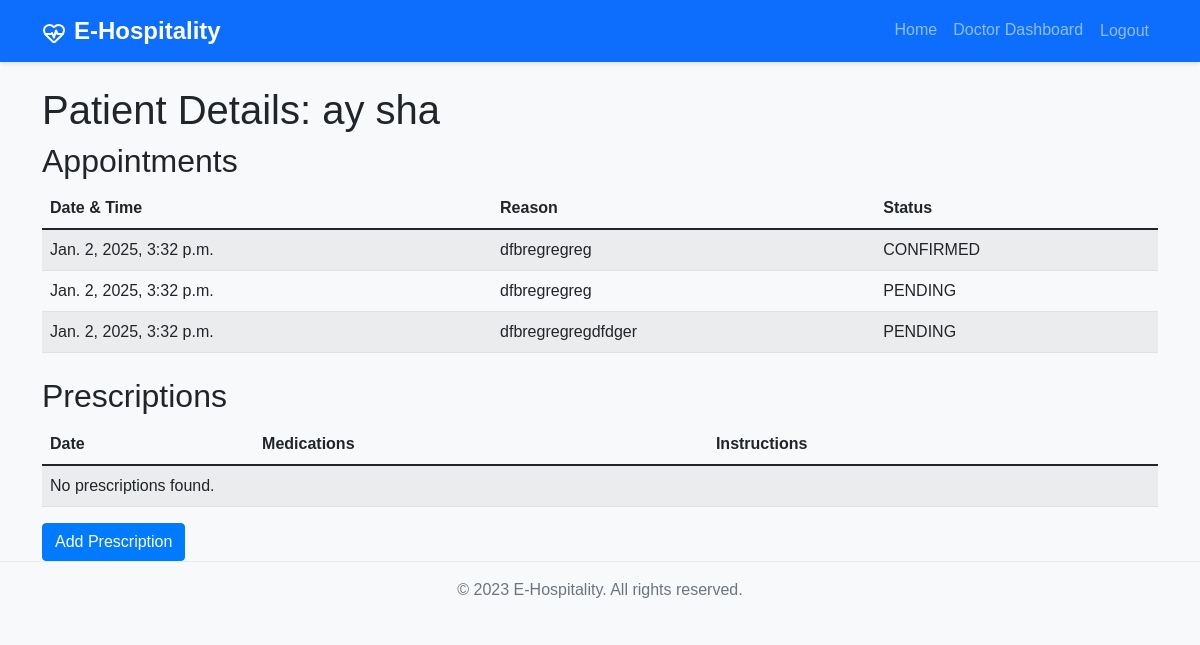
The page /doctor/patient/1/ (signed in) on the database its author committed.
### patient/models.py (models this page shows, shortened)
class Patient(models.Model):
    user = models.OneToOneField(User, on_delete=models.CASCADE)
    date_of_birth = models.DateField()
    address = models.TextField()
    phone_number = models.CharField(max_length=15)

class Appointment(models.Model):
    patient = models.ForeignKey(Patient, on_delete=models.CASCADE)
    doctor = models.ForeignKey('doctor.Doctor', on_delete=models.CASCADE)
    date_time = models.DateTimeField()
    reason = models.TextField()
    status = models.CharField(max_length=20, choices=[
        ('PENDING', 'Pending'),
        ('CONFIRMED', 'Confirmed'),
        ('REJECTED', 'Rejected'),
        ('CANCELLED', 'Cancelled'),
    ], default='PENDING')
    payment_intent_id = models.CharField(max_length=255, blank=True, null=True)
    payment_status = models.CharField(max_length=20, choices=[
        ('PENDING', 'Pending'),
        ('PAID', 'Paid'),
        ('FAILED', 'Failed'),
    ], default='PENDING')

### doctor/views.py (the view)
# urls.py: path('patient/<int:patient_id>/', views.patient_details, name='patient_details'),
@login_required
@user_passes_test(is_doctor)
def patient_details(request, patient_id):
    doctor = request.user.doctor
    patient = get_object_or_404(Patient, id=patient_id)
    appointments = Appointment.objects.filter(doctor=doctor, patient=patient).order_by('-date_time')
    prescriptions = Prescription.objects.filter(doctor=doctor, patient=patient).order_by('-date')
    return render(request, 'doctor/patient_details.html', {
        'patient': patient,
        'appointments': appointments,
        'prescriptions': prescriptions,
    })

### doctor/views.py (called while the page is built)
def is_doctor(user):
    return user.is_authenticated and hasattr(user, 'doctor')

### templates/doctor/patient_details.html (shortened to what this page needs)
{% extends 'base.html' %}
{% block content %}
<h1>Patient Details: {{ patient.user.get_full_name }}</h1>
<h2>Appointments</h2>
<table class="table table-striped">
    <thead>
        <tr>
            <th>Date & Time</th>
            <th>Reason</th>
            <th>Status</th>
        </tr>
    </thead>
    <tbody>
        {% for appointment in appointments %}
        <tr>
            <td>{{ appointment.date_time }}</td>
            <td>{{ appointment.reason }}</td>
            <td>{{ appointment.status }}</td>
        </tr>
        {% empty %}
        <tr>
            <td colspan="3">No appointments found.</td>
        </tr>
        {% endfor %}
    </tbody>
</table>
<h2 class="mt-4">Prescriptions</h2>
<table class="table table-striped">
    <thead>
        <tr>
            <th>Date</th>
            <th>Medications</th>
            <th>Instructions</th>
        </tr>
    </thead>
    <tbody>
        {% for prescription in prescriptions %}
        <tr>
            <td>{{ prescription.date }}</td>
            <td>{{ prescription.medications }}</td>
            <td>{{ prescription.instructions }}</td>
        </tr>
        {% empty %}
        <tr>
            <td colspan="3">No prescriptions found.</td>
        </tr>
        {% endfor %}
    </tbody>
</table>
<a href="{% url 'add_prescription' patient.id %}" class="btn btn-primary">Add Prescription</a>
{% endblock %}

### static/css/style.css (style rules this page uses)
body { font-family: 'Arial', sans-serif; background-color: #f8f9fa; }
.btn-primary { background-color: #007bff; border-color: #007bff; }

### rows shown on the page
Patient: user.get_full_name "ay sha"
Appointment: date_time "Jan. 2, 2025, 3:32 p.m.", reason "dfbregregreg", status "CONFIRMED"
Appointment: date_time "Jan. 2, 2025, 3:32 p.m.", reason "dfbregregreg", status "PENDING"
Appointment: date_time "Jan. 2, 2025, 3:32 p.m.", reason "dfbregregregdfdger", status "PENDING"
